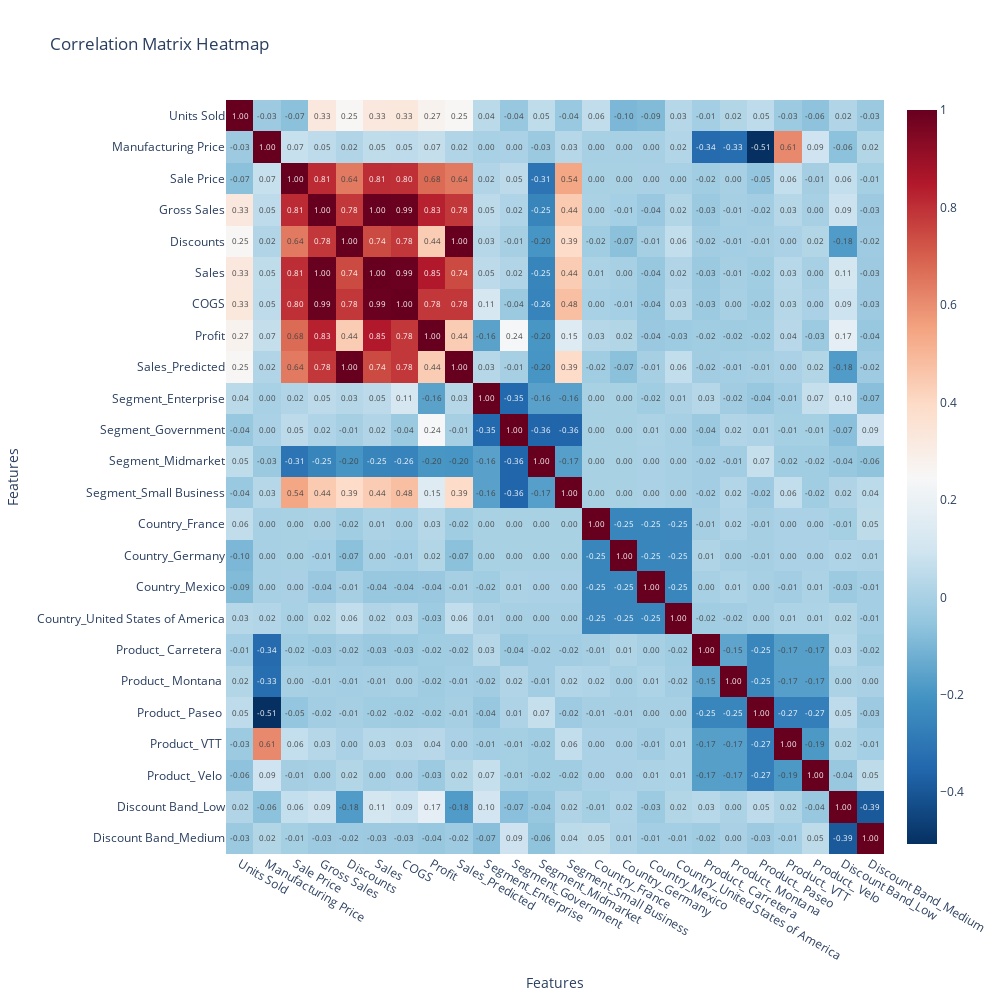

The code cell stored with this chart in its notebook:
### Code cell
fig = px.imshow(
    correlation_matrix,
    text_auto=".2f",
    color_continuous_scale="RdBu_r",
    title="Correlation Matrix Heatmap",
    aspect="auto"
)

fig.update_layout(
    xaxis_title="Features",
    yaxis_title="Features",
    width=1000,
    height=1000,
)

fig.show()

### Figure 1 — Plotly figure (JSON) as saved in the notebook; plotly's stock layout.template omitted (floating-point values rounded to 4 significant figures; data arrays with more than 128 entries replaced by an {"elided": "..."} marker saying what was removed)
{"data": [{"coloraxis": "coloraxis", "hovertemplate": "x: %{x}<br>y: %{y}<br>color: %{z}<extra></extra>", "name": "0", "texttemplate": "%{z:.2f}", "type": "heatmap", "x": ["Units Sold", "Manufacturing Price", "Sale Price", "Gross Sales", "Discounts", "Sales", "COGS", "Profit", "Sales_Predicted", "Segment_Enterprise", "Segment_Government", "Segment_Midmarket", "Segment_Small Business", "Country_France", "Country_Germany", "Country_Mexico", "Country_United States of America", "Product_ Carretera ", "Product_ Montana ", "Product_ Paseo ", "Product_ VTT ", "Product_ Velo ", "Discount Band_Low", "Discount Band_Medium"], "xaxis": "x", "y": ["Units Sold", "Manufacturing Price", "Sale Price", "Gross Sales", "Discounts", "Sales", "COGS", "Profit", "Sales_Predicted", "Segment_Enterprise", "Segment_Government", "Segment_Midmarket", "Segment_Small Business", "Country_France", "Country_Germany", "Country_Mexico", "Country_United States of America", "Product_ Carretera ", "Product_ Montana ", "Product_ Paseo ", "Product_ VTT ", "Product_ Velo ", "Discount Band_Low", "Discount Band_Medium"], "yaxis": "y", "z": {"elided": "24x24 float values"}}], "layout": {"coloraxis": {"colorscale": [[0, "rgb(5,48,97)"], [0.1, "rgb(33,102,172)"], [0.2, "rgb(67,147,195)"], [0.3, "rgb(146,197,222)"], [0.4, "rgb(209,229,240)"], [0.5, "rgb(247,247,247)"], [0.6, "rgb(253,219,199)"], [0.7, "rgb(244,165,130)"], [0.8, "rgb(214,96,77)"], [0.9, "rgb(178,24,43)"], [1, "rgb(103,0,31)"]]}, "height": 1000, "title": {"text": "Correlation Matrix Heatmap"}, "width": 1000, "xaxis": {"anchor": "y", "domain": [0, 1], "title": {"text": "Features"}}, "yaxis": {"anchor": "x", "autorange": "reversed", "domain": [0, 1], "title": {"text": "Features"}}}}
